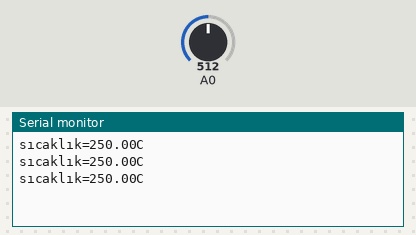
A sketch run on a simulated Arduino Uno, built with avr-gcc and run on an emulated ATmega328P. Shown: the last lines printed to the serial monitor. Inputs (shaded band) come from the test bench; at power-on: A0 = 512.

Above: at 1.3 s.
1.4 s: A0 set to 716
At 1.9 s:
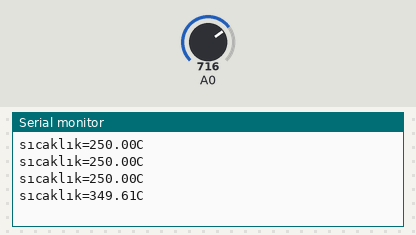
2.9 s: A0 set to 900
At 3.4 s:
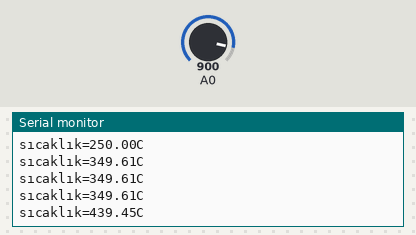
Timing chart, 0 to 5.9 s (numbered marks = the images above; inputs shaded):
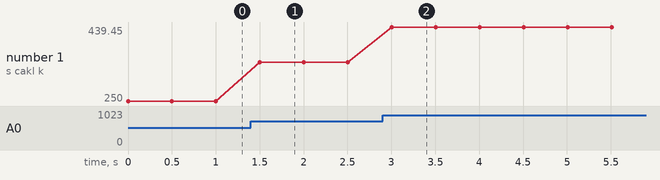

Measured:
- after the input at 1.4 s, the serial monitor: prints a new line after 0.10 s (image 1)
- after the input at 2.9 s, the serial monitor: prints a new line after 0.10 s (image 2)
- plotted number 1: 250 → 349.61 after the input at 1.4 s, 349.61 → 439.45 after the input at 2.9 s

The sketch:

sicaklik_olcum_.ino
```cpp
float sicaklik;
void setup() {
  // put your setup code here, to run once:
  Serial.begin(9600);
}

void loop() {
  // put your main code here, to run repeatedly:
sicaklik=analogRead(A0);
sicaklik=sicaklik*0.48828125;
Serial.print("sıcaklık=");
Serial.print(sicaklik);
Serial.println("C");
delay(500);
}
```
